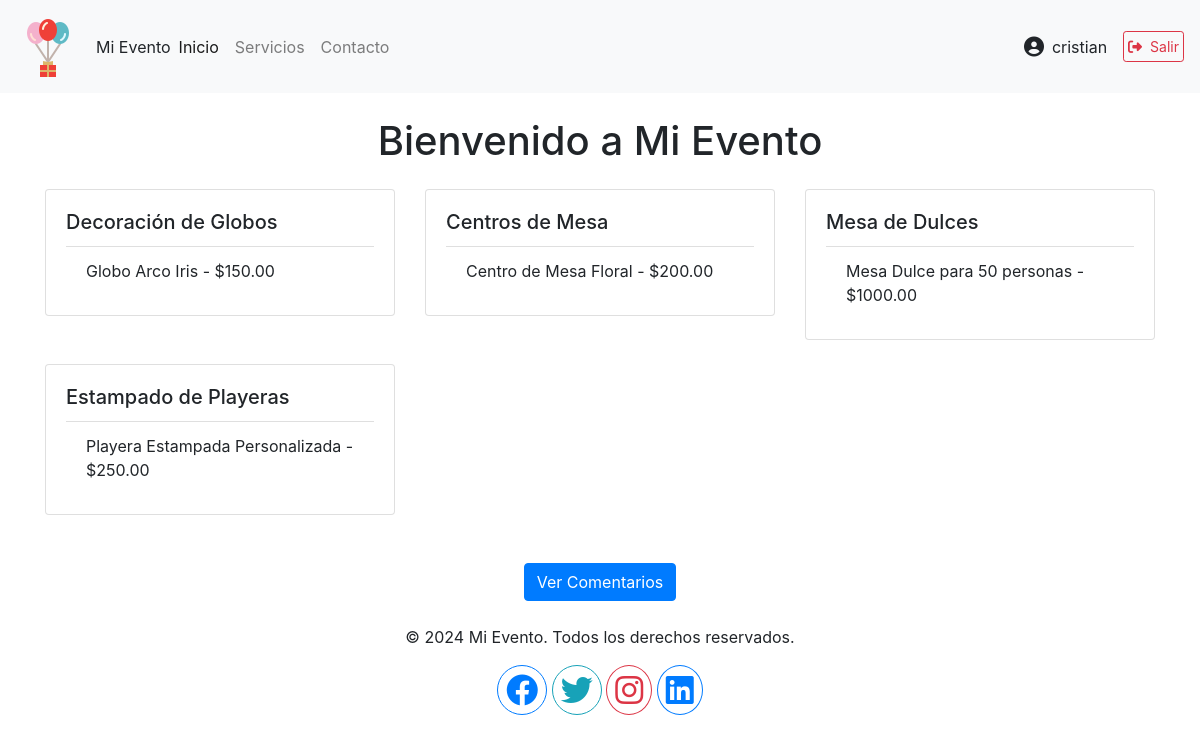
The app's page / (signed in) with its own data.
### servicios/models.py (models this page shows, shortened)
class Categoria(models.Model):
    nombre = models.CharField(max_length=100)

class Producto(models.Model):
    categoria = models.ForeignKey(Categoria, on_delete=models.CASCADE)
    nombre = models.CharField(max_length=100)
    descripcion = models.TextField()
    precio = models.DecimalField(max_digits=10, decimal_places=2)
    imagen = models.ImageField(upload_to='productos/')

### servicios/views.py (the view)
# urls.py: path('', views.home, name='home'),
def home(request):
    categorias = Categoria.objects.all()
    productos = Producto.objects.all()
    return render(request, 'home.html', {'categorias': categorias, 'productos': productos})

### servicios/templates/home.html (shortened to what this page needs)
{% extends 'base.html' %}
{% block content %}
    <h1 class="text-center mb-4">Bienvenido a Mi Evento</h1>
    <div class="row">
        {% for categoria in categorias %}
            <div class="col-md-4 mb-4">
                <div class="card">
                    <div class="card-body">
                        <h5 class="card-title">{{ categoria.nombre }}</h5>
                        <ul class="list-group list-group-flush">
                            {% for producto in productos %}
                                {% if producto.categoria == categoria %}
                                    <li class="list-group-item">{{ producto.nombre }} - ${{ producto.precio }}</li>
                                {% endif %}
                            {% endfor %}
                        </ul>
                    </div>
                </div>
            </div>
        {% endfor %}
    </div>
    <div class="text-center mt-4">
        <a href="{% url 'ver_comentarios' %}" class="btn btn-primary">Ver Comentarios</a>
    </div>
{% endblock %}

### servicios/templates/base.html (shortened to what this page needs)
<!DOCTYPE html>
<html lang="es">
<head>
    <link rel="stylesheet" href="https://maxcdn.bootstrapcdn.com/bootstrap/4.0.0/css/bootstrap.min.css">
    {% load static %}
    <link rel="stylesheet" href="{% static 'css/styles.css' %}">
    <link rel="stylesheet" href="{% static 'css/contacto.css' %}">
    <link rel="stylesheet" href="{% static 'css/footer.css' %}">
</head>
<body>
    <nav class="navbar navbar-expand-lg navbar-light bg-light">
        <a class="navbar-brand" href="{% url 'home' %}">
            <img src="{% static 'images/logo-64x64.png' %}" alt="Logo" class="d-inline-block align-text-top">
        </a>
        <span> Mi Evento </span>
        <div class="collapse navbar-collapse" id="navbarNav">
            <ul class="navbar-nav">
                <li class="nav-item active">
                    <a class="nav-link" href="{% url 'home' %}">Inicio <span class="sr-only">(current)</span></a>
                </li>
                <li class="nav-item">
                    <a class="nav-link" href="#">Servicios</a>
                </li>
                <li class="nav-item">
                    <a class="nav-link" href="{% url 'contacto' %}">Contacto</a>
                </li>
            </ul>
            <ul class="navbar-nav ml-auto align-items-center d-flex">
              {% if user.is_authenticated %}
                <li class="nav-item d-flex align-items-center mr-3">
                  <i class="fas fa-user-circle fa-lg mr-2"></i>
                  <span>{{ user.username }}</span>
                </li>
                <li class="nav-item">
                  <form action="{% url 'logout' %}" method="post" style="display:inline;">
                    <button type="submit" class="btn btn-outline-danger btn-sm d-flex align-items-center p-1">
                      <i class="fas fa-sign-out-alt mr-2"></i> Salir
                    </button>
                  </form>
                </li>
              {% else %}
              {% if not request.resolver_match.url_name == 'login' %}
              <li class="nav-item">
                <a class="nav-link" href="{% url 'login' %}">Entrar</a>
              </li>
            {% endif %}
              {% endif %}
            </ul>
        </div>
    </nav>
    <div class="container mt-4">
        {% block content %}{% endblock %}
    </div>
    <footer class="text-center mt-4 {% if floating_footer %}floating-footer{% endif %}">
        {% block footer %}
        {% include 'footer.html' %}
        {% endblock %}
    </footer>
    <link rel="stylesheet" href="https://cdnjs.cloudflare.com/ajax/libs/font-awesome/6.4.0/css/all.min.css">
</body>
</html>

### records on screen
Categoria: nombre "Decoración de Globos"
Producto: nombre "Globo Arco Iris", precio "150.00"
Categoria: nombre "Centros de Mesa"
Producto: nombre "Centro de Mesa Floral", precio "200.00"
Categoria: nombre "Mesa de Dulces"
Producto: nombre "Mesa Dulce para 50 personas", precio "1000.00"
Categoria: nombre "Estampado de Playeras"
Producto: nombre "Playera Estampada Personalizada", precio "250.00"

### other values on screen
{{ user.username }} "cristian"
